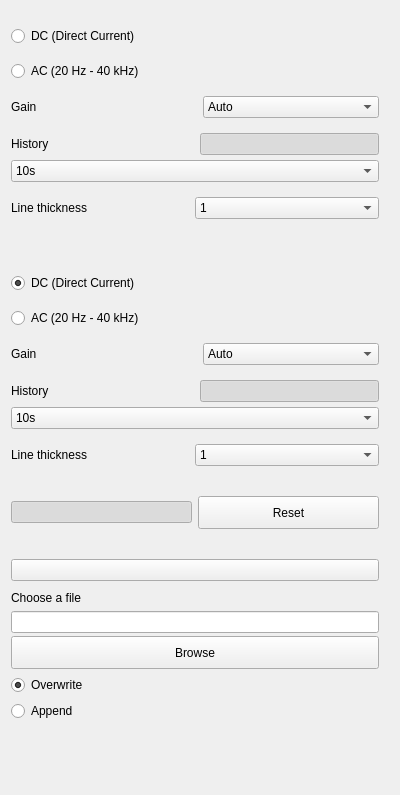
<?xml version="1.0" encoding="UTF-8"?>
<ui version="4.0">
 <class>VoltmeterMenu</class>
 <widget class="QWidget" name="VoltmeterMenu">
  <property name="geometry">
   <rect>
    <x>0</x>
    <y>0</y>
    <width>400</width>
    <height>795</height>
   </rect>
  </property>
  <property name="windowTitle">
   <string>Form</string>
  </property>
  <layout class="QVBoxLayout" name="verticalLayout">
   <item>
    <widget class="QScrollArea" name="scrollArea">
     <property name="enabled">
      <bool>true</bool>
     </property>
     <property name="sizePolicy">
      <sizepolicy hsizetype="Preferred" vsizetype="Expanding">
       <horstretch>0</horstretch>
       <verstretch>0</verstretch>
      </sizepolicy>
     </property>
     <property name="minimumSize">
      <size>
       <width>200</width>
       <height>0</height>
      </size>
     </property>
     <property name="frameShape">
      <enum>QFrame::NoFrame</enum>
     </property>
     <property name="horizontalScrollBarPolicy">
      <enum>Qt::ScrollBarAlwaysOff</enum>
     </property>
     <property name="widgetResizable">
      <bool>true</bool>
     </property>
     <widget class="QWidget" name="scrollAreaWidgetContents">
      <property name="geometry">
       <rect>
        <x>0</x>
        <y>-131</y>
        <width>368</width>
        <height>908</height>
       </rect>
      </property>
      <property name="sizePolicy">
       <sizepolicy hsizetype="Preferred" vsizetype="Preferred">
        <horstretch>0</horstretch>
        <verstretch>0</verstretch>
       </sizepolicy>
      </property>
      <layout class="QVBoxLayout" name="verticalLayout_6">
       <property name="spacing">
        <number>15</number>
       </property>
       <property name="leftMargin">
        <number>0</number>
       </property>
       <property name="topMargin">
        <number>0</number>
       </property>
       <property name="rightMargin">
        <number>10</number>
       </property>
       <property name="bottomMargin">
        <number>20</number>
       </property>
       <item>
        <widget class="scopy::gui::MenuHeader" name="widgetChannel1MenuHeader" native="true"/>
       </item>
       <item>
        <layout class="QVBoxLayout" name="vLayout_4">
         <item>
          <widget class="QRadioButton" name="btnCh1Dc">
           <property name="text">
            <string>DC (Direct Current)</string>
           </property>
           <property name="checked">
            <bool>true</bool>
           </property>
          </widget>
         </item>
         <item>
          <widget class="QRadioButton" name="btnCh1Ac">
           <property name="text">
            <string>AC (20 Hz - 40 kHz)</string>
           </property>
          </widget>
         </item>
        </layout>
       </item>
       <item>
        <layout class="QGridLayout" name="gridLayout_6">
         <property name="topMargin">
          <number>0</number>
         </property>
         <item row="0" column="0">
          <widget class="QLabel" name="lbl_6">
           <property name="text">
            <string>Gain</string>
           </property>
          </widget>
         </item>
         <item row="0" column="1">
          <widget class="QComboBox" name="cmbBoxGainCh1">
           <item>
            <property name="text">
             <string>Auto</string>
            </property>
           </item>
           <item>
            <property name="text">
             <string>Low</string>
            </property>
           </item>
           <item>
            <property name="text">
             <string>High</string>
            </property>
           </item>
          </widget>
         </item>
        </layout>
       </item>
       <item>
        <layout class="QGridLayout" name="gridLayout">
         <property name="spacing">
          <number>5</number>
         </property>
         <item row="2" column="0" colspan="2">
          <widget class="QComboBox" name="cmbBoxHistorySizeCh1">
           <property name="sizePolicy">
            <sizepolicy hsizetype="Preferred" vsizetype="Fixed">
             <horstretch>0</horstretch>
             <verstretch>0</verstretch>
            </sizepolicy>
           </property>
           <property name="minimumSize">
            <size>
             <width>80</width>
             <height>0</height>
            </size>
           </property>
           <property name="currentIndex">
            <number>1</number>
           </property>
           <item>
            <property name="text">
             <string>1s</string>
            </property>
           </item>
           <item>
            <property name="text">
             <string>10s</string>
            </property>
           </item>
           <item>
            <property name="text">
             <string>60s</string>
            </property>
           </item>
          </widget>
         </item>
         <item row="0" column="0" colspan="2">
          <layout class="QHBoxLayout" name="hLayout_4">
           <property name="spacing">
            <number>10</number>
           </property>
           <property name="topMargin">
            <number>0</number>
           </property>
           <item>
            <widget class="QLabel" name="lbl_3">
             <property name="text">
              <string>History</string>
             </property>
            </widget>
           </item>
           <item>
            <widget class="scopy::gui::CustomSwitch" name="btnHistogramCh1">
             <property name="checkable">
              <bool>true</bool>
             </property>
             <property name="checked">
              <bool>true</bool>
             </property>
            </widget>
           </item>
          </layout>
         </item>
        </layout>
       </item>
       <item>
        <layout class="QHBoxLayout" name="hLayout_13">
         <property name="spacing">
          <number>0</number>
         </property>
         <property name="bottomMargin">
          <number>0</number>
         </property>
         <item>
          <layout class="QHBoxLayout" name="hLayout_14">
           <property name="spacing">
            <number>0</number>
           </property>
           <property name="rightMargin">
            <number>0</number>
           </property>
           <property name="bottomMargin">
            <number>0</number>
           </property>
           <item>
            <widget class="QLabel" name="lblThicknessCh1">
             <property name="text">
              <string>Line thickness</string>
             </property>
            </widget>
           </item>
          </layout>
         </item>
         <item>
          <widget class="QComboBox" name="cmbBoxLineThicknessCh1">
           <property name="minimumSize">
            <size>
             <width>0</width>
             <height>0</height>
            </size>
           </property>
           <property name="currentIndex">
            <number>1</number>
           </property>
           <item>
            <property name="text">
             <string>0.5</string>
            </property>
           </item>
           <item>
            <property name="text">
             <string>1</string>
            </property>
           </item>
           <item>
            <property name="text">
             <string>1.5</string>
            </property>
           </item>
           <item>
            <property name="text">
             <string>2</string>
            </property>
           </item>
           <item>
            <property name="text">
             <string>2.5</string>
            </property>
           </item>
           <item>
            <property name="text">
             <string>3</string>
            </property>
           </item>
           <item>
            <property name="text">
             <string>3.5</string>
            </property>
           </item>
           <item>
            <property name="text">
             <string>4</string>
            </property>
           </item>
           <item>
            <property name="text">
             <string>4.5</string>
            </property>
           </item>
           <item>
            <property name="text">
             <string>5</string>
            </property>
           </item>
          </widget>
         </item>
        </layout>
       </item>
       <item>
        <spacer name="verticalSpacer_3">
         <property name="orientation">
          <enum>Qt::Vertical</enum>
         </property>
         <property name="sizeType">
          <enum>QSizePolicy::Fixed</enum>
         </property>
         <property name="sizeHint" stdset="0">
          <size>
           <width>0</width>
           <height>24</height>
          </size>
         </property>
        </spacer>
       </item>
       <item>
        <widget class="scopy::gui::MenuHeader" name="widgetChannel2MenuHeader" native="true"/>
       </item>
       <item>
        <layout class="QVBoxLayout" name="vLayout_5">
         <item>
          <widget class="QRadioButton" name="btnCh2Dc">
           <property name="text">
            <string>DC (Direct Current)</string>
           </property>
           <property name="checked">
            <bool>true</bool>
           </property>
          </widget>
         </item>
         <item>
          <widget class="QRadioButton" name="btnCh2Ac">
           <property name="text">
            <string>AC (20 Hz - 40 kHz)</string>
           </property>
          </widget>
         </item>
        </layout>
       </item>
       <item>
        <layout class="QGridLayout" name="gridLayout_8">
         <property name="topMargin">
          <number>0</number>
         </property>
         <item row="0" column="0">
          <widget class="QLabel" name="lbl_7">
           <property name="text">
            <string>Gain</string>
           </property>
          </widget>
         </item>
         <item row="0" column="1">
          <widget class="QComboBox" name="cmbBoxGainCh2">
           <item>
            <property name="text">
             <string>Auto</string>
            </property>
           </item>
           <item>
            <property name="text">
             <string>Low</string>
            </property>
           </item>
           <item>
            <property name="text">
             <string>High</string>
            </property>
           </item>
          </widget>
         </item>
        </layout>
       </item>
       <item>
        <layout class="QGridLayout" name="gridLayout_2">
         <property name="spacing">
          <number>5</number>
         </property>
         <item row="3" column="0" colspan="2">
          <widget class="QComboBox" name="cmbBoxHistorySizeCh2">
           <property name="sizePolicy">
            <sizepolicy hsizetype="Preferred" vsizetype="Fixed">
             <horstretch>0</horstretch>
             <verstretch>0</verstretch>
            </sizepolicy>
           </property>
           <property name="minimumSize">
            <size>
             <width>80</width>
             <height>0</height>
            </size>
           </property>
           <property name="currentIndex">
            <number>1</number>
           </property>
           <item>
            <property name="text">
             <string>1s</string>
            </property>
           </item>
           <item>
            <property name="text">
             <string>10s</string>
            </property>
           </item>
           <item>
            <property name="text">
             <string>60s</string>
            </property>
           </item>
          </widget>
         </item>
         <item row="2" column="0" colspan="2">
          <layout class="QHBoxLayout" name="hLayout_3">
           <property name="spacing">
            <number>10</number>
           </property>
           <property name="topMargin">
            <number>0</number>
           </property>
           <item>
            <widget class="QLabel" name="lbl_5">
             <property name="text">
              <string>History</string>
             </property>
            </widget>
           </item>
           <item>
            <widget class="scopy::gui::CustomSwitch" name="btnHistogramCh2">
             <property name="checkable">
              <bool>true</bool>
             </property>
             <property name="checked">
              <bool>true</bool>
             </property>
            </widget>
           </item>
          </layout>
         </item>
        </layout>
       </item>
       <item>
        <layout class="QHBoxLayout" name="hLayout_1">
         <property name="spacing">
          <number>0</number>
         </property>
         <property name="bottomMargin">
          <number>0</number>
         </property>
         <item>
          <layout class="QHBoxLayout" name="hLayout_16">
           <property name="spacing">
            <number>0</number>
           </property>
           <property name="rightMargin">
            <number>0</number>
           </property>
           <property name="bottomMargin">
            <number>0</number>
           </property>
           <item>
            <widget class="QLabel" name="lblThicknessCh2">
             <property name="text">
              <string>Line thickness</string>
             </property>
            </widget>
           </item>
          </layout>
         </item>
         <item>
          <widget class="QComboBox" name="cmbBoxLineThicknessCh2">
           <property name="minimumSize">
            <size>
             <width>0</width>
             <height>0</height>
            </size>
           </property>
           <property name="currentIndex">
            <number>1</number>
           </property>
           <item>
            <property name="text">
             <string>0.5</string>
            </property>
           </item>
           <item>
            <property name="text">
             <string>1</string>
            </property>
           </item>
           <item>
            <property name="text">
             <string>1.5</string>
            </property>
           </item>
           <item>
            <property name="text">
             <string>2</string>
            </property>
           </item>
           <item>
            <property name="text">
             <string>2.5</string>
            </property>
           </item>
           <item>
            <property name="text">
             <string>3</string>
            </property>
           </item>
           <item>
            <property name="text">
             <string>3.5</string>
            </property>
           </item>
           <item>
            <property name="text">
             <string>4</string>
            </property>
           </item>
           <item>
            <property name="text">
             <string>4.5</string>
            </property>
           </item>
           <item>
            <property name="text">
             <string>5</string>
            </property>
           </item>
          </widget>
         </item>
        </layout>
       </item>
       <item>
        <widget class="scopy::gui::SubsectionSeparator" name="widgetPeakHoldSubsSep" native="true"/>
       </item>
       <item>
        <widget class="QWidget" name="widgetPeakHoldContainer" native="true">
         <layout class="QGridLayout" name="gridLayout_4">
          <property name="leftMargin">
           <number>0</number>
          </property>
          <property name="topMargin">
           <number>0</number>
          </property>
          <property name="rightMargin">
           <number>0</number>
          </property>
          <property name="bottomMargin">
           <number>0</number>
          </property>
          <item row="0" column="0">
           <layout class="QHBoxLayout" name="horizontalLayout_15">
            <property name="leftMargin">
             <number>0</number>
            </property>
            <property name="topMargin">
             <number>0</number>
            </property>
            <property name="rightMargin">
             <number>0</number>
            </property>
            <item>
             <widget class="scopy::gui::CustomSwitch" name="btnDisplayPeakHold">
              <property name="text">
               <string/>
              </property>
              <property name="checkable">
               <bool>true</bool>
              </property>
              <property name="checked">
               <bool>true</bool>
              </property>
             </widget>
            </item>
            <item>
             <widget class="QPushButton" name="btnResetPeakHold">
              <property name="minimumSize">
               <size>
                <width>0</width>
                <height>30</height>
               </size>
              </property>
              <property name="styleSheet">
               <string notr="true">QPushButton{
height:25px;

font-size: 12px;
line-height: 14px;
}</string>
              </property>
              <property name="text">
               <string>Reset</string>
              </property>
              <property name="blue_button" stdset="0">
               <bool>true</bool>
              </property>
             </widget>
            </item>
           </layout>
          </item>
         </layout>
        </widget>
       </item>
       <item>
        <widget class="scopy::gui::SubsectionSeparator" name="widgetDataLoggingSubsSep" native="true"/>
       </item>
       <item>
        <widget class="QWidget" name="widgetDataLoggingContainer" native="true">
         <property name="minimumSize">
          <size>
           <width>0</width>
           <height>0</height>
          </size>
         </property>
         <layout class="QGridLayout" name="gridLayout_7">
          <property name="leftMargin">
           <number>0</number>
          </property>
          <property name="topMargin">
           <number>0</number>
          </property>
          <property name="rightMargin">
           <number>0</number>
          </property>
          <property name="bottomMargin">
           <number>30</number>
          </property>
          <property name="spacing">
           <number>0</number>
          </property>
          <item row="0" column="0">
           <widget class="scopy::gui::CustomSwitch" name="btnDataLogging">
            <property name="text">
             <string/>
            </property>
            <property name="checkable">
             <bool>true</bool>
            </property>
           </widget>
          </item>
          <item row="1" column="0">
           <widget class="QWidget" name="gridWidgetLayout_3" native="true">
            <layout class="QGridLayout" name="gridLayout_3">
             <property name="leftMargin">
              <number>0</number>
             </property>
             <property name="topMargin">
              <number>0</number>
             </property>
             <property name="rightMargin">
              <number>0</number>
             </property>
             <property name="bottomMargin">
              <number>0</number>
             </property>
             <item row="12" column="0" colspan="2">
              <layout class="QHBoxLayout" name="hLayout_2">
               <property name="spacing">
                <number>10</number>
               </property>
               <property name="topMargin">
                <number>0</number>
               </property>
              </layout>
             </item>
             <item row="6" column="0" colspan="2">
              <layout class="QVBoxLayout" name="vLayout_7">
               <property name="spacing">
                <number>3</number>
               </property>
               <property name="topMargin">
                <number>0</number>
               </property>
               <item>
                <widget class="QLineEdit" name="lineEditFilename">
                 <property name="styleSheet">
                  <string notr="true">
QLineEdit[invalid=true] {
border-color: red
}
QLineEdit[invalid=false] {
border-color: grey;
}</string>
                 </property>
                 <property name="readOnly">
                  <bool>true</bool>
                 </property>
                </widget>
               </item>
               <item>
                <widget class="QPushButton" name="btnChooseFile">
                 <property name="sizePolicy">
                  <sizepolicy hsizetype="Preferred" vsizetype="Fixed">
                   <horstretch>0</horstretch>
                   <verstretch>0</verstretch>
                  </sizepolicy>
                 </property>
                 <property name="minimumSize">
                  <size>
                   <width>20</width>
                   <height>25</height>
                  </size>
                 </property>
                 <property name="layoutDirection">
                  <enum>Qt::LeftToRight</enum>
                 </property>
                 <property name="styleSheet">
                  <string notr="true">QPushButton{
height:25px;

font-size: 12px;
line-height: 14px;
}</string>
                 </property>
                 <property name="text">
                  <string>Browse</string>
                 </property>
                 <property name="iconSize">
                  <size>
                   <width>20</width>
                   <height>20</height>
                  </size>
                 </property>
                 <property name="blue_button" stdset="0">
                  <bool>true</bool>
                 </property>
                </widget>
               </item>
              </layout>
             </item>
             <item row="4" column="0">
              <spacer name="vSpacer_15">
               <property name="orientation">
                <enum>Qt::Vertical</enum>
               </property>
               <property name="sizeType">
                <enum>QSizePolicy::Fixed</enum>
               </property>
               <property name="sizeHint" stdset="0">
                <size>
                 <width>20</width>
                 <height>10</height>
                </size>
               </property>
              </spacer>
             </item>
             <item row="9" column="0" colspan="2">
              <widget class="QRadioButton" name="btnAppend">
               <property name="text">
                <string>Append</string>
               </property>
              </widget>
             </item>
             <item row="5" column="0" colspan="2">
              <widget class="QLabel" name="lblFileStatus">
               <property name="styleSheet">
                <string notr="true"/>
               </property>
               <property name="text">
                <string>Choose a file</string>
               </property>
              </widget>
             </item>
             <item row="10" column="0">
              <spacer name="vSpacer_16">
               <property name="orientation">
                <enum>Qt::Vertical</enum>
               </property>
               <property name="sizeType">
                <enum>QSizePolicy::Fixed</enum>
               </property>
               <property name="sizeHint" stdset="0">
                <size>
                 <width>20</width>
                 <height>10</height>
                </size>
               </property>
              </spacer>
             </item>
             <item row="8" column="0" colspan="2">
              <widget class="QRadioButton" name="btnOverwrite">
               <property name="text">
                <string>Overwrite</string>
               </property>
               <property name="checked">
                <bool>true</bool>
               </property>
              </widget>
             </item>
            </layout>
           </widget>
          </item>
         </layout>
        </widget>
       </item>
       <item>
        <spacer name="verticalSpacer_8">
         <property name="orientation">
          <enum>Qt::Vertical</enum>
         </property>
         <property name="sizeType">
          <enum>QSizePolicy::MinimumExpanding</enum>
         </property>
         <property name="sizeHint" stdset="0">
          <size>
           <width>0</width>
           <height>2</height>
          </size>
         </property>
        </spacer>
       </item>
      </layout>
     </widget>
    </widget>
   </item>
  </layout>
 </widget>
 <customwidgets>
  <customwidget>
   <class>scopy::gui::CustomSwitch</class>
   <extends>QPushButton</extends>
   <header location="global">scopy/gui/custom_switch.hpp</header>
  </customwidget>
  <customwidget>
   <class>scopy::gui::SubsectionSeparator</class>
   <extends>QWidget</extends>
   <header location="global">scopy/gui/subsection_separator.hpp</header>
   <container>1</container>
  </customwidget>
  <customwidget>
   <class>scopy::gui::MenuHeader</class>
   <extends>QWidget</extends>
   <header location="global">scopy/gui/menu_header.hpp</header>
   <container>1</container>
  </customwidget>
 </customwidgets>
 <resources/>
 <connections/>
</ui>
